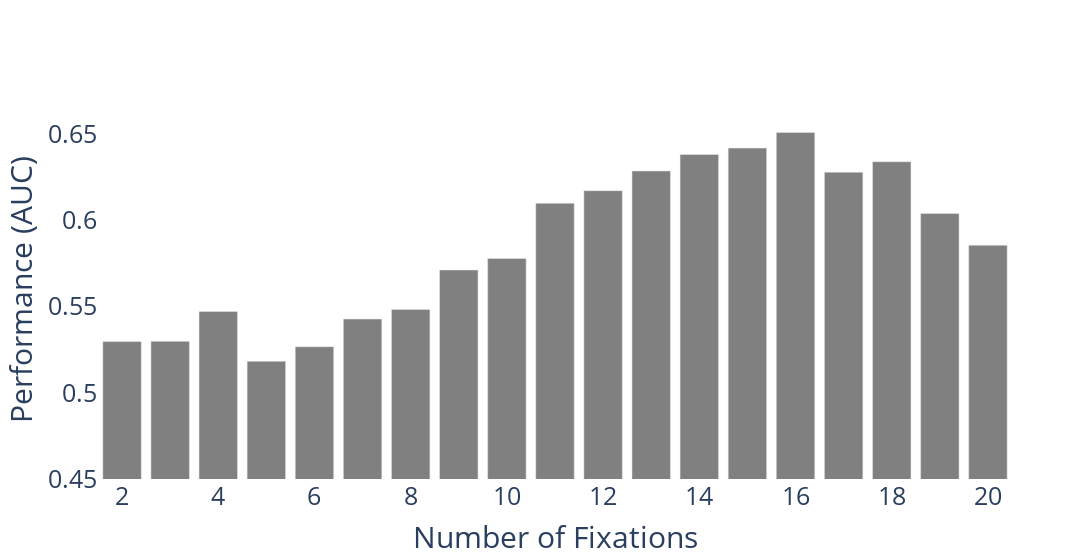

Notebook code for this chart:
### Code cell
plot_auc_vs_fixations(REGRESSION_RESULTS_PATH, 'dp_vs_control_curated')

### Figure 1 — Plotly figure (JSON) as saved in the notebook; plotly's stock layout.template omitted (floating-point values rounded to 4 significant figures)
{"data": [{"marker": {"color": "grey"}, "type": "bar", "x": [2, 3, 4, 5, 6, 7, 8, 9, 10, 11, 12, 13, 14, 15, 16, 17, 18, 19, 20], "y": [0.5298, 0.5299, 0.5472, 0.5183, 0.5268, 0.5429, 0.5485, 0.5713, 0.578, 0.6101, 0.6174, 0.6288, 0.6384, 0.6421, 0.6511, 0.6281, 0.6342, 0.6042, 0.5857]}], "layout": {"paper_bgcolor": "white", "plot_bgcolor": "white", "width": 1500, "xaxis": {"tickfont": {"size": 25}, "title": {"font": {"size": 30}, "text": "Number of Fixations"}}, "yaxis": {"range": [0.45, 0.67], "tickfont": {"size": 25}, "title": {"font": {"size": 30}, "text": "Performance (AUC)"}}}}
